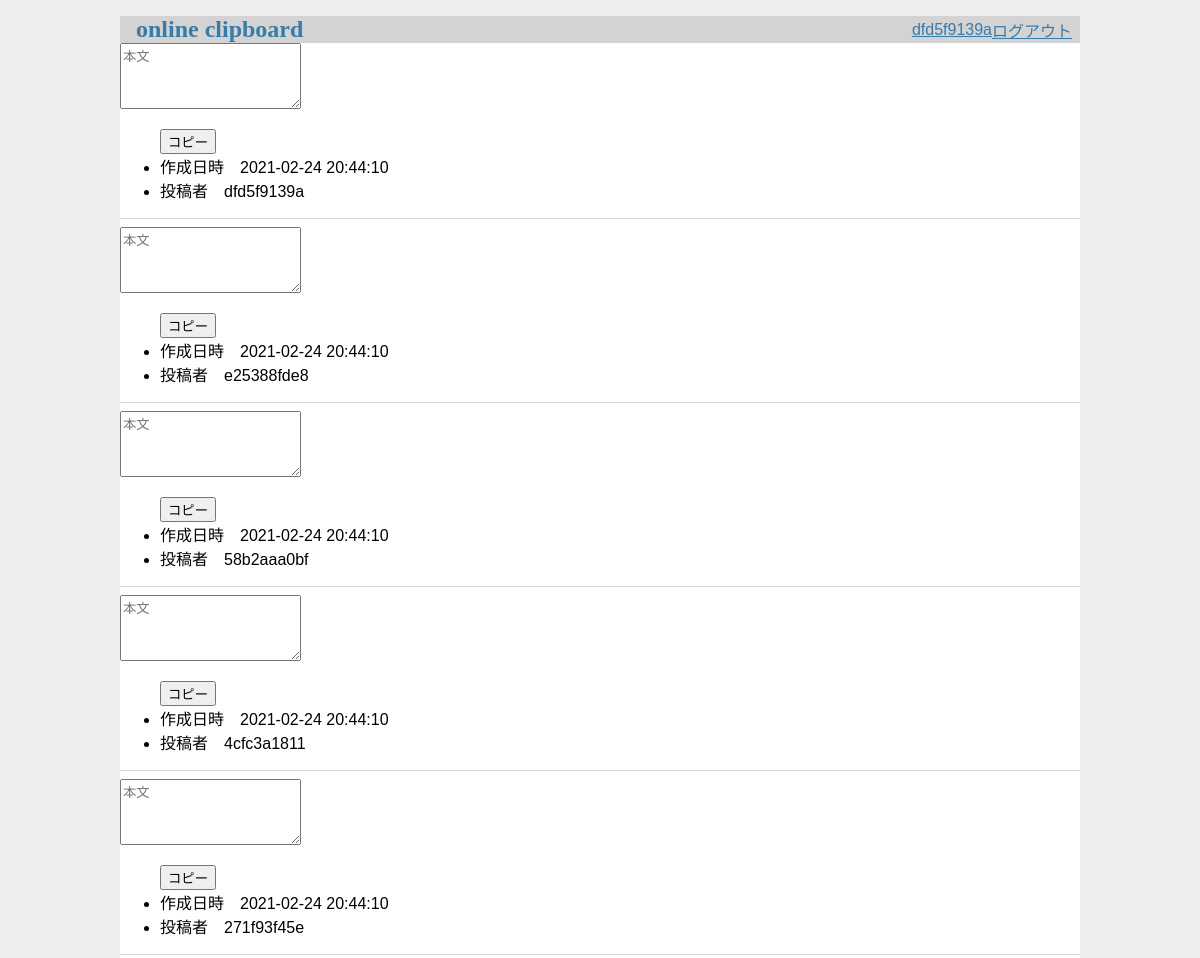
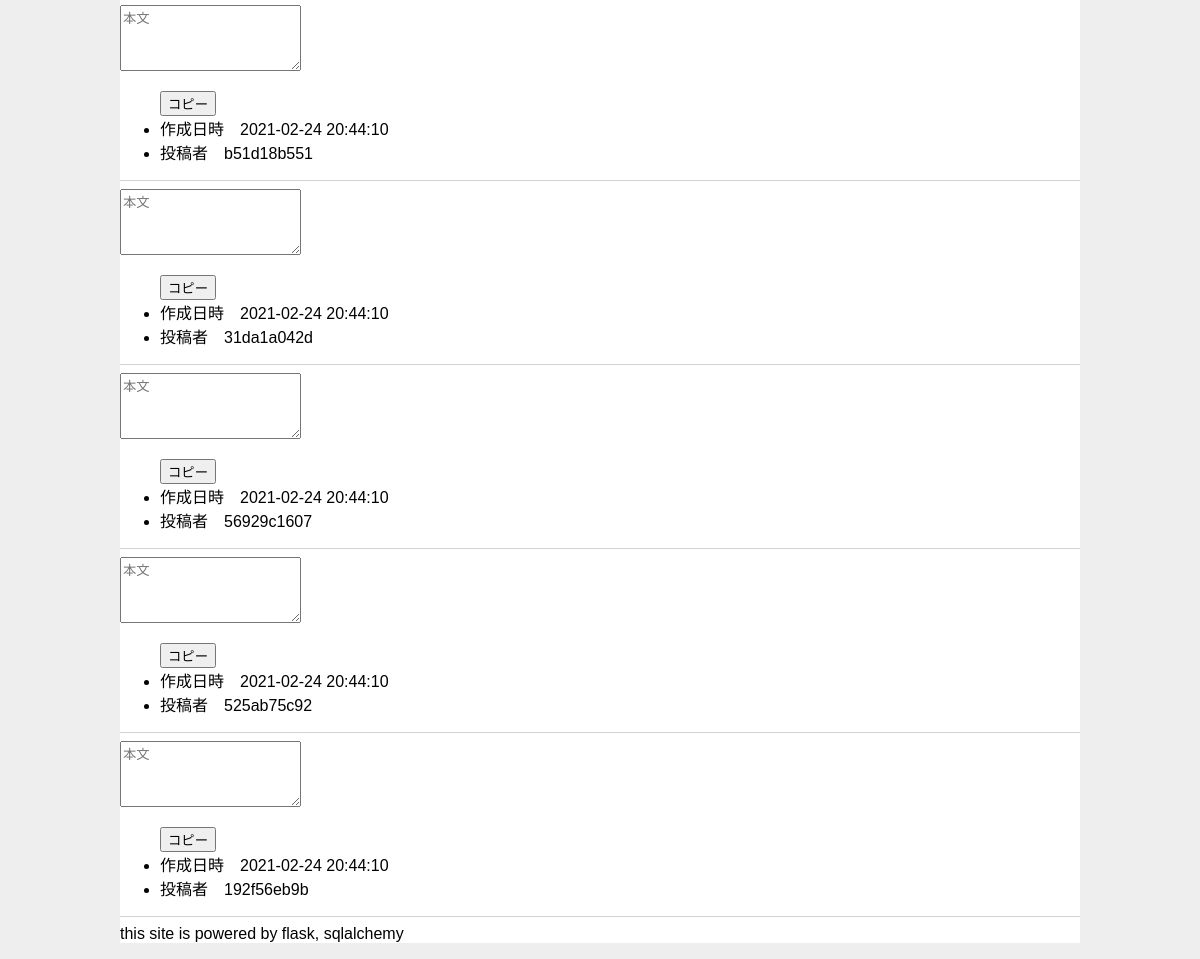
Page / (signed in) on the committed database (2 pictures, top to bottom).
### online_clip/database/schema.py (models this page shows, shortened)
class Account(Base):
    __tablename__   = "account" #テーブル名を指定
    key             = Column(Integer, primary_key=True, autoincrement=True, nullable=False)
    user_id         = Column(String(255), unique=True, nullable=False)
    pw_hash         = Column(String(255), nullable=False)
    first_name      = Column(String(255), nullable=True)
    last_name       = Column(String(255), nullable=True)
    age             = Column(Integer, nullable=True)
    created_at      = Column(DateTime, server_default=current_timestamp(), nullable=False)
    entries         = relationship('Entry', backref='account', cascade="save-update, merge, delete, delete-orphan")

class Entry(Base):
    __tablename__   = "entry"
    key             = Column(Integer, primary_key=True, autoincrement=True, nullable=False)
    account_key     = Column(
        Integer,
        ForeignKey(f'{Account.__tablename__}.key'),
        nullable=False
    )
    text            = Column(UnicodeText, default='', nullable=False)
    is_public       = Column(Boolean, default=False, nullable=False)
    created_at      = Column(DateTime, server_default=current_timestamp(), nullable=False)
    expire_datetime = Column(DateTime, nullable=True)

### online_clip/app/top.py (the view)
@bp.route('/index')     # multiple routing
@bp.route('/')          # url_for('top.index') refer to '/', e.g. the last bp.route('some_url')
def index():            # url_for('top.this_func_name') this_func_name = index
    db : Database = current_app.db
    account_key = None
    if session.get('user_id') and session.get('account_key'):
        account_key = int(session.get('account_key'))
    entry_list = db.get_recent_entry(10, public=True, account_key=account_key)
    return render_template('index.html', entry_list=entry_list)

### online_clip/database/util.py (called while the page is built)
    def __call__(self):
        return self

    def __enter__(self) -> Session:
        self.session = self.factory()
        return self.session

    def __exit__(self, *exception):
        if exception[0] is not None:
            print('--------------------')
            print(exception)
            print('--------------------')
            self.session.rollback()
        self.session.close()
        print('close session')

### online_clip/app/templates/index.html (shortened to what this page needs)
{% extends 'base.html' %}
{% block content %}
<section>
{% for entry in entry_list %}
<div class="post">
    <textarea id="textarea{{ entry.key }}" name="text" rows="4" placeholder="本文"></textarea>
    <ul>
        <button onClick="onCopy('textarea{{ entry.key }}')">コピー</button>
        <li>作成日時　{{ entry.created_at }}　</li>
        <li>投稿者　{{ entry.account.user_id }}</li>
    </ul>
</div>
<hr>
{% endfor %}
</section>
{% endblock %}

### online_clip/app/templates/base.html (shortened to what this page needs)
<!doctype html>
<head>
    <link rel="stylesheet" href="{{ url_for('static', filename='style.css') }}">
</head>
<header>
    <nav>
        <h1><a href="{{ url_for('top.index') }}" >online clipboard</a></h1>
        {% if session.get('user_id') %}
        <a href="{{ url_for('top.userpage') }}">{{ session.get('user_id') }}</a>
        <a href="{{ url_for('auth.logout') }}" >ログアウト</a>
        {% else %}
        <a href="{{ url_for('auth.login') }}" >ログイン</a>
        <a href="{{ url_for('auth.registration') }}" >新規登録</a>
        {% endif %}
    </nav>
</header>
{% block content %}{% endblock %}
<footer>
    this site is powered by flask, sqlalchemy
</footer>

### online_clip/app/static/style.css (style rules this page uses)
h1 { font-family: serif; color: #377ba8; margin: 1rem 0; }
a { color: #377ba8; }
hr { border: none; border-top: 1px solid lightgray; }
nav { background: lightgray; display: flex; align-items: center; padding: 0 0.5rem; }
nav h1 { flex: auto; margin: 0; }
nav h1 a { text-decoration: none; padding: 0.25rem 0.5rem; }

### rows in the picture
Account: get "dfd5f9139a"
Entry: text "本文", created_at "2021-02-24 20:44:10", account.user_id "dfd5f9139a"
Entry: text "本文", created_at "2021-02-24 20:44:10", account.user_id "e25388fde8"
Entry: text "本文", created_at "2021-02-24 20:44:10", account.user_id "58b2aaa0bf"
Entry: text "本文", created_at "2021-02-24 20:44:10", account.user_id "4cfc3a1811"
Entry: text "本文", created_at "2021-02-24 20:44:10", account.user_id "271f93f45e"
Entry: text "本文", created_at "2021-02-24 20:44:10", account.user_id "b51d18b551"
Entry: text "本文", created_at "2021-02-24 20:44:10", account.user_id "31da1a042d"
Entry: text "本文", created_at "2021-02-24 20:44:10", account.user_id "56929c1607"
Entry: text "本文", created_at "2021-02-24 20:44:10", account.user_id "525ab75c92"
Entry: text "本文", created_at "2021-02-24 20:44:10", account.user_id "192f56eb9b"
